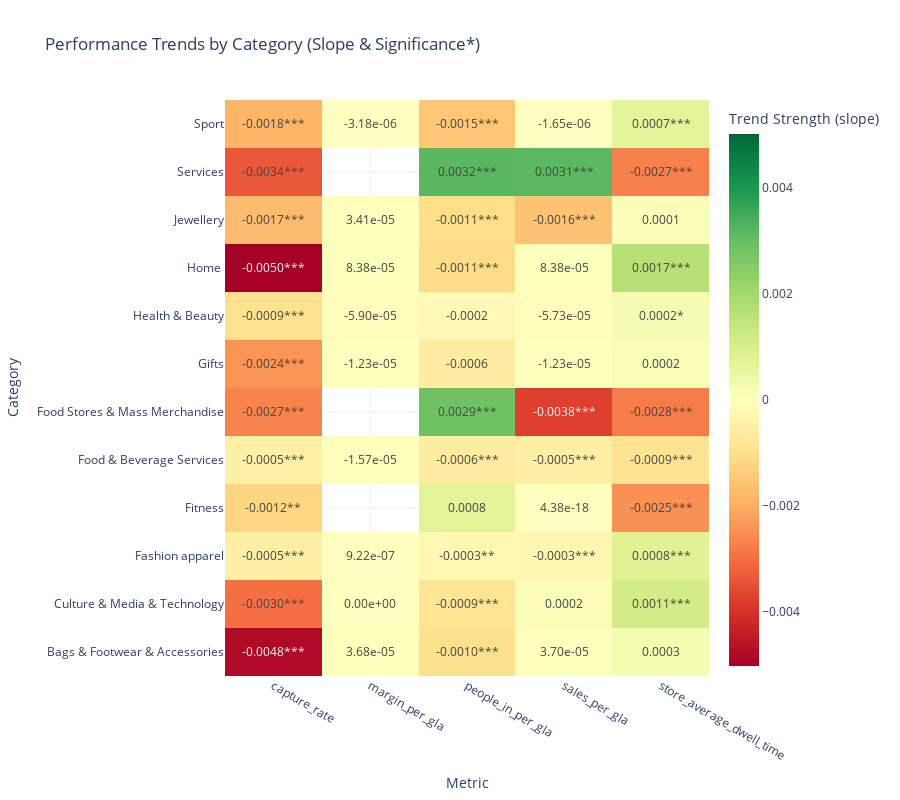

Source (notebook cell):
### Markdown cell above
## 4. Trend Analysis by Category (bl1_label)
Calculating the linear trend (slope) and significance (p-value) of performance metrics over time.

### Code cell
import numpy as np
import plotly.graph_objects as go

# Prepare time index for regression
df['time_index'] = df['date'].map(pd.Timestamp.toordinal)

def calculate_trend_stats(data, metric, time_col='time_index'):
    try:
        # Remove NaNs for the specific metric
        clean_data = data[[metric, time_col]].dropna() # Select only needed columns and copy
        if len(clean_data) < 10: # Need enough points
            return np.nan, np.nan, np.nan
        
        # Standardize metric (Z-score)
        val_mean = clean_data[metric].mean()
        val_std = clean_data[metric].std()
        
        if val_std == 0: # Avoid division by zero if constant
             return 0.0, 1.0, 0.0
             
        clean_data[metric] = (clean_data[metric] - val_mean) / val_std
        
        # Fit linear regression
        model = smf.ols(f"{metric} ~ {time_col}", data=clean_data).fit()
        return model.params[time_col], model.pvalues[time_col], model.tvalues[time_col]
    except Exception:
        return np.nan, np.nan, np.nan

metrics = [
    'sales_per_gla', 'margin_per_gla', 'people_in_per_gla', 'capture_rate',
    # 'relative_sales_index', 'relative_margin_index', 'relative_footfall_index'
    'store_average_dwell_time'
]

results_list = []

print("Calculating trends (slope, p-value, t-value)...")
labels = df['bl1_label'].unique()

for label in labels:
    if pd.isna(label): continue
    subset = df[df['bl1_label'] == label]
    for metric in metrics:
        slope, p_val, t_val = calculate_trend_stats(subset, metric)
        results_list.append({
            'bl1_label': label,
            'metric': metric,
            'slope': slope,
            'p_value': p_val,
            't_value': t_val
        })

stats_df = pd.DataFrame(results_list)

# Create matrices for plotting
t_matrix = stats_df.pivot(index='bl1_label', columns='metric', values='t_value')
slope_matrix = stats_df.pivot(index='bl1_label', columns='metric', values='slope')
p_matrix = stats_df.pivot(index='bl1_label', columns='metric', values='p_value')

# Create text matrix (Slope + Stars)
def fmt_cell(slope, p):
    if pd.isna(slope): return ""
    stars = ""
    if p < 0.01: stars = "***"
    elif p < 0.05: stars = "**"
    elif p < 0.1: stars = "*"
    
    # Format depending on magnitude
    if abs(slope) < 0.0001:
        return f"{slope:.2e}{stars}"
    else:
        return f"{slope:.4f}{stars}"

text_matrix = slope_matrix.copy()
for col in text_matrix.columns:
    text_matrix[col] = [fmt_cell(s, p) for s, p in zip(slope_matrix[col], p_matrix[col])]

# Plot Heatmap
fig = go.Figure(data=go.Heatmap(
    z=slope_matrix,
    x=t_matrix.columns,
    y=t_matrix.index,
    text=text_matrix,
    texttemplate="%{text}",
    colorscale='RdYlGn',
    zmid=0,
    colorbar=dict(title="Trend Strength (slope)")
))

fig.update_layout(
    title="Performance Trends by Category (Slope & Significance*)",
    height=800,
    xaxis_title="Metric",
    yaxis_title="Category",
    template="plotly_white"
)

fig.show()
print("* p<0.1, ** p<0.05, *** p<0.01. Color indicates t-value (direction and strength).")

### Figure 1 — Plotly figure (JSON) as saved in the notebook; plotly's stock layout.template omitted (floating-point values rounded to 4 significant figures)
{"data": [{"colorbar": {"title": {"text": "Trend Strength (slope)"}}, "colorscale": [[0, "rgb(165,0,38)"], [0.1, "rgb(215,48,39)"], [0.2, "rgb(244,109,67)"], [0.3, "rgb(253,174,97)"], [0.4, "rgb(254,224,139)"], [0.5, "rgb(255,255,191)"], [0.6, "rgb(217,239,139)"], [0.7, "rgb(166,217,106)"], [0.8, "rgb(102,189,99)"], [0.9, "rgb(26,152,80)"], [1, "rgb(0,104,55)"]], "text": [["-0.0048***", "3.68e-05", "-0.0010***", "3.70e-05", "0.0003"], ["-0.0030***", "0.00e+00", "-0.0009***", "0.0002", "0.0011***"], ["-0.0005***", "9.22e-07", "-0.0003**", "-0.0003***", "0.0008***"], ["-0.0012**", "", "0.0008", "4.38e-18", "-0.0025***"], ["-0.0005***", "-1.57e-05", "-0.0006***", "-0.0005***", "-0.0009***"], ["-0.0027***", "", "0.0029***", "-0.0038***", "-0.0028***"], ["-0.0024***", "-1.23e-05", "-0.0006", "-1.23e-05", "0.0002"], ["-0.0009***", "-5.90e-05", "-0.0002", "-5.73e-05", "0.0002*"], ["-0.0050***", "8.38e-05", "-0.0011***", "8.38e-05", "0.0017***"], ["-0.0017***", "3.41e-05", "-0.0011***", "-0.0016***", "0.0001"], ["-0.0034***", "", "0.0032***", "0.0031***", "-0.0027***"], ["-0.0018***", "-3.18e-06", "-0.0015***", "-1.65e-06", "0.0007***"]], "texttemplate": "%{text}", "type": "heatmap", "x": ["capture_rate", "margin_per_gla", "people_in_per_gla", "sales_per_gla", "store_average_dwell_time"], "y": ["Bags & Footwear & Accessories", "Culture & Media & Technology", "Fashion apparel", "Fitness", "Food & Beverage Services", "Food Stores & Mass Merchandise", "Gifts", "Health & Beauty", "Home ", "Jewellery", "Services", "Sport"], "z": [[-0.004813, 3.676e-05, -0.0009862, 3.703e-05, 0.0002639], [-0.002978, 0.0, -0.0008573, 0.0001564, 0.001118], [-0.0005295, 9.225e-07, -0.0002577, -0.0002791, 0.0008046], [-0.001214, NaN, 0.0007547, 4.377e-18, -0.00245], [-0.0004826, -1.57e-05, -0.0005852, -0.0005264, -0.0008743], [-0.002664, NaN, 0.002853, -0.003769, -0.002772], [-0.002413, -1.232e-05, -0.0005956, -1.232e-05, 0.000179], [-0.0009355, -5.899e-05, -0.0001909, -5.734e-05, 0.0002367], [-0.00502, 8.383e-05, -0.001077, 8.383e-05, 0.001683], [-0.001719, 3.408e-05, -0.001053, -0.001592, 0.000114], [-0.003352, NaN, 0.003182, 0.003139, -0.002705], [-0.001839, -3.184e-06, -0.001505, -1.654e-06, 0.0007169]], "zmid": 0}], "layout": {"height": 800, "title": {"text": "Performance Trends by Category (Slope & Significance*)"}, "xaxis": {"title": {"text": "Metric"}}, "yaxis": {"title": {"text": "Category"}}}}
